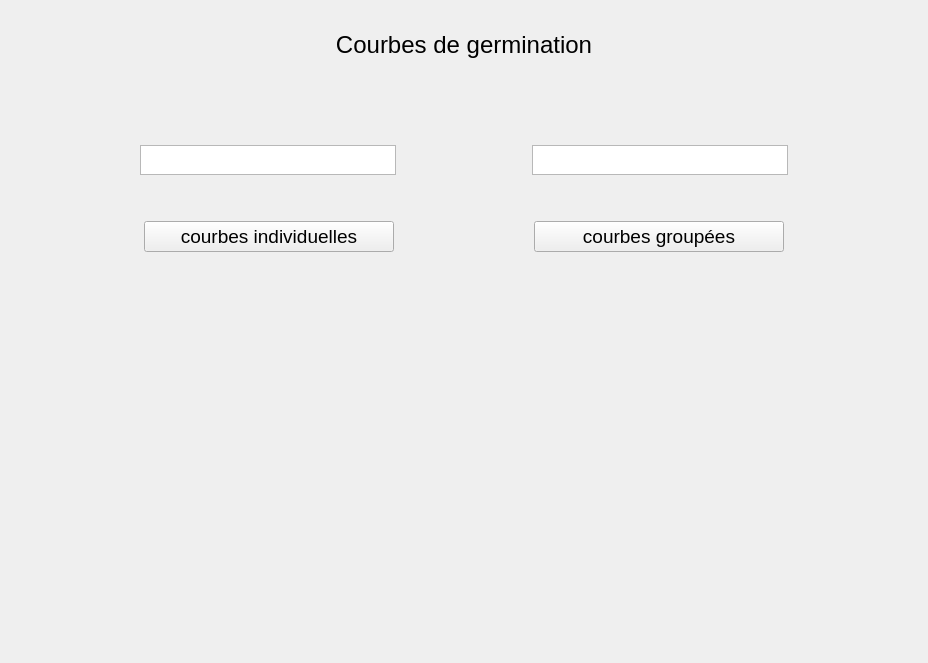
      <widget class="QWidget" name="page_3">
       <layout class="QGridLayout" name="gridLayout_4">
        <item row="5" column="0" colspan="6">
         <layout class="QHBoxLayout" name="horizontalLayout_26">
          <item>
           <spacer name="horizontalSpacer_6">
            <property name="minimumSize">
             <size>
              <width>0</width>
              <height>20</height>
             </size>
            </property>
            <property name="orientation">
             <enum>Qt::Horizontal</enum>
            </property>
            <property name="sizeHint" stdset="0">
             <size>
              <width>40</width>
              <height>20</height>
             </size>
            </property>
           </spacer>
          </item>
          <item>
           <widget class="QTextEdit" name="textEdit1_page3">
            <property name="enabled">
             <bool>true</bool>
            </property>
            <property name="sizePolicy">
             <sizepolicy hsizetype="MinimumExpanding" vsizetype="Ignored">
              <horstretch>0</horstretch>
              <verstretch>0</verstretch>
             </sizepolicy>
            </property>
            <property name="minimumSize">
             <size>
              <width>250</width>
              <height>30</height>
             </size>
            </property>
            <property name="maximumSize">
             <size>
              <width>400</width>
              <height>200</height>
             </size>
            </property>
            <property name="baseSize">
             <size>
              <width>0</width>
              <height>10</height>
             </size>
            </property>
           </widget>
          </item>
          <item>
           <spacer name="horizontalSpacer_5">
            <property name="orientation">
             <enum>Qt::Horizontal</enum>
            </property>
            <property name="sizeHint" stdset="0">
             <size>
              <width>40</width>
              <height>20</height>
             </size>
            </property>
           </spacer>
          </item>
          <item>
           <widget class="QTextEdit" name="textEdit2_page3">
            <property name="sizePolicy">
             <sizepolicy hsizetype="MinimumExpanding" vsizetype="Ignored">
              <horstretch>0</horstretch>
              <verstretch>0</verstretch>
             </sizepolicy>
            </property>
            <property name="minimumSize">
             <size>
              <width>250</width>
              <height>30</height>
             </size>
            </property>
            <property name="maximumSize">
             <size>
              <width>400</width>
              <height>200</height>
             </size>
            </property>
           </widget>
          </item>
          <item>
           <spacer name="horizontalSpacer_8">
            <property name="minimumSize">
             <size>
              <width>0</width>
              <height>20</height>
             </size>
            </property>
            <property name="orientation">
             <enum>Qt::Horizontal</enum>
            </property>
            <property name="sizeHint" stdset="0">
             <size>
              <width>40</width>
              <height>20</height>
             </size>
            </property>
           </spacer>
          </item>
         </layout>
        </item>
        <item row="8" column="0" colspan="6">
         <layout class="QHBoxLayout" name="horizontalLayout_27">
          <item>
           <spacer name="horizontalSpacer_7">
            <property name="orientation">
             <enum>Qt::Horizontal</enum>
            </property>
            <property name="sizeHint" stdset="0">
             <size>
              <width>40</width>
              <height>20</height>
             </size>
            </property>
           </spacer>
          </item>
          <item>
           <widget class="QPushButton" name="courbe_ind_page3">
            <property name="sizePolicy">
             <sizepolicy hsizetype="MinimumExpanding" vsizetype="Fixed">
              <horstretch>0</horstretch>
              <verstretch>0</verstretch>
             </sizepolicy>
            </property>
            <property name="minimumSize">
             <size>
              <width>250</width>
              <height>0</height>
             </size>
            </property>
            <property name="font">
             <font>
              <pointsize>14</pointsize>
             </font>
            </property>
            <property name="text">
             <string>courbes individuelles</string>
            </property>
           </widget>
          </item>
          <item>
           <spacer name="horizontalSpacer_32">
            <property name="orientation">
             <enum>Qt::Horizontal</enum>
            </property>
            <property name="sizeHint" stdset="0">
             <size>
              <width>40</width>
              <height>20</height>
             </size>
            </property>
           </spacer>
          </item>
          <item>
           <widget class="QPushButton" name="courbe_groupe_page3">
            <property name="sizePolicy">
             <sizepolicy hsizetype="MinimumExpanding" vsizetype="Fixed">
              <horstretch>0</horstretch>
              <verstretch>0</verstretch>
             </sizepolicy>
            </property>
            <property name="minimumSize">
             <size>
              <width>250</width>
              <height>0</height>
             </size>
            </property>
            <property name="font">
             <font>
              <pointsize>14</pointsize>
             </font>
            </property>
            <property name="text">
             <string>courbes groupées</string>
            </property>
           </widget>
          </item>
          <item>
           <spacer name="horizontalSpacer_31">
            <property name="orientation">
             <enum>Qt::Horizontal</enum>
            </property>
            <property name="sizeHint" stdset="0">
             <size>
              <width>40</width>
              <height>20</height>
             </size>
            </property>
           </spacer>
          </item>
         </layout>
        </item>
        <item row="7" column="0" colspan="6">
         <spacer name="verticalSpacer_13">
          <property name="orientation">
           <enum>Qt::Vertical</enum>
          </property>
          <property name="sizeType">
           <enum>QSizePolicy::Minimum</enum>
          </property>
          <property name="sizeHint" stdset="0">
           <size>
            <width>20</width>
            <height>40</height>
           </size>
          </property>
         </spacer>
        </item>
        <item row="12" column="2">
         <spacer name="verticalSpacer_49">
          <property name="orientation">
           <enum>Qt::Vertical</enum>
          </property>
          <property name="sizeType">
           <enum>QSizePolicy::Minimum</enum>
          </property>
          <property name="sizeHint" stdset="0">
           <size>
            <width>20</width>
            <height>300</height>
           </size>
          </property>
         </spacer>
        </item>
        <item row="10" column="0" colspan="6">
         <spacer name="verticalSpacer_14">
          <property name="orientation">
           <enum>Qt::Vertical</enum>
          </property>
          <property name="sizeType">
           <enum>QSizePolicy::Minimum</enum>
          </property>
          <property name="sizeHint" stdset="0">
           <size>
            <width>20</width>
            <height>80</height>
           </size>
          </property>
         </spacer>
        </item>
        <item row="4" column="0" colspan="6">
         <spacer name="verticalSpacer_12">
          <property name="orientation">
           <enum>Qt::Vertical</enum>
          </property>
          <property name="sizeType">
           <enum>QSizePolicy::Minimum</enum>
          </property>
          <property name="sizeHint" stdset="0">
           <size>
            <width>20</width>
            <height>80</height>
           </size>
          </property>
         </spacer>
        </item>
        <item row="0" column="0" colspan="6">
         <spacer name="verticalSpacer_11">
          <property name="orientation">
           <enum>Qt::Vertical</enum>
          </property>
          <property name="sizeType">
           <enum>QSizePolicy::Minimum</enum>
          </property>
          <property name="sizeHint" stdset="0">
           <size>
            <width>20</width>
            <height>20</height>
           </size>
          </property>
         </spacer>
        </item>
        <item row="11" column="0" colspan="6">
         <layout class="QHBoxLayout" name="horizontalLayout_35">
          <item>
           <widget class="QLabel" name="label1_page3">
            <property name="enabled">
             <bool>true</bool>
            </property>
            <property name="sizePolicy">
             <sizepolicy hsizetype="Fixed" vsizetype="MinimumExpanding">
              <horstretch>0</horstretch>
              <verstretch>0</verstretch>
             </sizepolicy>
            </property>
            <property name="minimumSize">
             <size>
              <width>450</width>
              <height>0</height>
             </size>
            </property>
            <property name="text">
             <string/>
            </property>
            <property name="scaledContents">
             <bool>false</bool>
            </property>
            <property name="alignment">
             <set>Qt::AlignCenter</set>
            </property>
           </widget>
          </item>
          <item>
           <widget class="QLabel" name="label2_page3">
            <property name="sizePolicy">
             <sizepolicy hsizetype="Fixed" vsizetype="MinimumExpanding">
              <horstretch>0</horstretch>
              <verstretch>0</verstretch>
             </sizepolicy>
            </property>
            <property name="minimumSize">
             <size>
              <width>450</width>
              <height>0</height>
             </size>
            </property>
            <property name="text">
             <string/>
            </property>
            <property name="textFormat">
             <enum>Qt::AutoText</enum>
            </property>
            <property name="scaledContents">
             <bool>false</bool>
            </property>
            <property name="alignment">
             <set>Qt::AlignCenter</set>
            </property>
           </widget>
          </item>
         </layout>
        </item>
        <item row="1" column="0" rowspan="2" colspan="6">
         <layout class="QHBoxLayout" name="horizontalLayout_37">
          <item>
           <widget class="QLabel" name="titre_page3">
            <property name="maximumSize">
             <size>
              <width>350</width>
              <height>16777215</height>
             </size>
            </property>
            <property name="font">
             <font>
              <pointsize>18</pointsize>
             </font>
            </property>
            <property name="layoutDirection">
             <enum>Qt::LeftToRight</enum>
            </property>
            <property name="autoFillBackground">
             <bool>true</bool>
            </property>
            <property name="text">
             <string>Courbes de germination</string>
            </property>
            <property name="scaledContents">
             <bool>false</bool>
            </property>
            <property name="alignment">
             <set>Qt::AlignCenter</set>
            </property>
            <property name="wordWrap">
             <bool>false</bool>
            </property>
           </widget>
          </item>
         </layout>
        </item>
       </layout>
      </widget>
